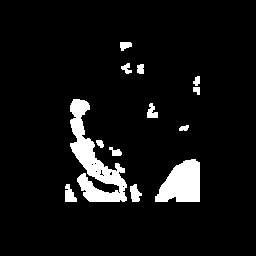
#> input picture data/dataset_v3_clean/masks_v3/train/PlantVillage_bacterial_spot_PlantVillage_087cec29-0b94-4fd0-9c29-92f50cc8155f___UF.GRC_BS_Lab Leaf 0289.png, 256 x 256 px; its folder holds only this picture in this run
$ python overlay_check.py
#> lines starting #> are read from the running program, lines starting #| are printed output that depends on the picture; after the words box and inside, x2 and y2 are one past the last pixel; in counts of white or black regions, pixels touching at a corner belong together
import os
import glob
import random
import cv2
import numpy as np
from PIL import Image, ImageDraw, ImageFont

# Paths
DATA_ROOT = "/home/logiclocus/tmp/cgpack/cropguard_v7_split"
OUTPUT_DIR = "diagnostic_overlays"
os.makedirs(OUTPUT_DIR, exist_ok=True)

# Split to check
split = "train"
img_dir = os.path.join(DATA_ROOT, "images", split)
les_dir = os.path.join(DATA_ROOT, "masks_lesion", split)
lf_dir = os.path.join(DATA_ROOT, "masks_leaf", split)

# Get random 50 images
all_imgs = glob.glob(os.path.join(img_dir, "*.jpg")) + glob.glob(os.path.join(img_dir, "*.png")) + glob.glob(os.path.join(img_dir, "*.webp"))
if len(all_imgs) == 0:
    print("No images found!")
    exit(1)

sample_imgs = random.sample(all_imgs, min(50, len(all_imgs)))

print(f"Checking {len(sample_imgs)} images from {split} split...")

correct_count = 0

for i, img_path in enumerate(sample_imgs):
    stem = os.path.splitext(os.path.basename(img_path))[0]
    les_path = os.path.join(les_dir, stem + ".png")
    lf_path = os.path.join(lf_dir, stem + ".png")

    if not os.path.exists(les_path) or not os.path.exists(lf_path):
        print(f"[{i}] Missing masks for {stem}")
        continue

    # Load
    img = cv2.imread(img_path)
#> img is the input picture: shape (256, 256, 3); 7% white; 13 white regions, largest, box (x1, y1, x2, y2) and area: (70, 99, 127, 202) 2313, (155, 159, 200, 202) 1397, (65, 184, 77, 202) 145
    if img is None:
        print(f"[{i}] Could not read image {img_path}")
        continue
    img = cv2.cvtColor(img, cv2.COLOR_BGR2RGB)
    lesion = cv2.imread(les_path, 0)
    leaf = cv2.imread(lf_path, 0)

    if lesion is None or leaf is None:
        print(f"[{i}] Could not read masks for {stem}")
        continue

    # Resize to match img if necessary
    h, w = img.shape[:2]
#> h = 256; w = 256
    lesion = cv2.resize(lesion, (w, h), interpolation=cv2.INTER_NEAREST)
    leaf = cv2.resize(leaf, (w, h), interpolation=cv2.INTER_NEAREST)

    # Binary masks
    lesion_bin = (lesion > 127).astype(np.uint8)
    leaf_bin = (leaf > 127).astype(np.uint8)

    # Logic check: Lesion must be a subset of Leaf
    # Intersection should equal lesion
    intersection = cv2.bitwise_and(lesion_bin, leaf_bin)
    is_subset = np.array_equal(intersection, lesion_bin)
#> is_subset = True

    # Compute severity
    lesion_area = np.sum(lesion_bin)
#> lesion_area = 4570
    leaf_area = np.sum(leaf_bin)
#> leaf_area = 4570
    severity = lesion_area / max(leaf_area, 1.0)
#> severity = 1

    # Visual Overlay
    # Create a colored overlay
    overlay = img.copy()
    # Red for lesion
    overlay[lesion_bin == 1] = [255, 0, 0]
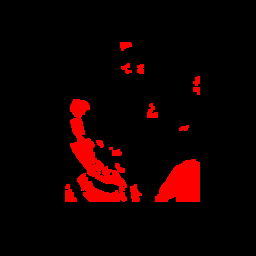
#> overlay: shape (256, 256, 3); 6.97% of pixels changed, all inside (x1, y1, x2, y2) = (65, 42, 200, 202)
    # Green for leaf (where not lesion)
    overlay[(leaf_bin == 1) & (lesion_bin == 0)] = [0, 255, 0]

    # Blend
    alpha = 0.4
    blended = cv2.addWeighted(overlay, alpha, img, 1 - alpha, 0)
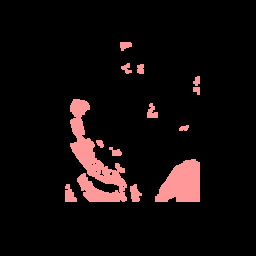
#> blended: shape (256, 256, 3); mean R, G, B 17.8, 10.7, 10.7

    # Add text
    pil_img = Image.fromarray(blended)
    draw = ImageDraw.Draw(pil_img)
    text = f"Sev: {severity:.3f} | Subset: {is_subset}"
#> text = 'Sev: 1.000 | Subset: True'
    draw.text((10, 10), text, fill=(255, 255, 255))

    # Save
    pil_img.save(os.path.join(OUTPUT_DIR, f"{stem}_overlay.png"))
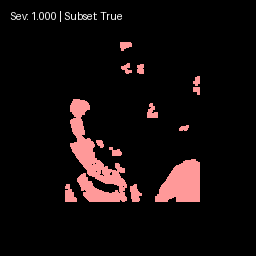
#> saved as PlantVillage_bacterial_spot_PlantVillage_087cec29-0b94-4fd0-9c29-92f50cc8155f___UF.GRC_BS_Lab Leaf 0289_overlay.png: PIL image 256x256 RGB; mean R, G, B 18.7, 11.6, 11.6

    if is_subset and leaf_area > 0:
        correct_count += 1

print(f"Done. Correct subset fraction: {correct_count/len(sample_imgs):.2%}")
print(f"Overlays saved to {OUTPUT_DIR}/")

$ run again, on data/dataset_v3_clean/masks_v3/train/PlantVillage_bacterial_spot_PlantVillage_d90c232c-8940-4931-8b77-346b7fecf992___GCREC_Bact.Sp 3729.png
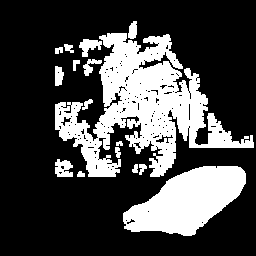
#> input picture data/dataset_v3_clean/masks_v3/train/PlantVillage_bacterial_spot_PlantVillage_d90c232c-8940-4931-8b77-346b7fecf992___GCREC_Bact.Sp 3729.png, 256 x 256 px
#> img is the input picture: shape (256, 256, 3); 27.9% white; 16 white regions, largest, box (x1, y1, x2, y2) and area: (55, 33, 254, 177) 11760, (123, 166, 246, 236) 5242, (55, 159, 73, 177) 240
#> is_subset = True
#> lesion_area = 18304
#> severity = 1
#> `blended = cv2.addWeighted(overlay, alpha, img, 1 - alpha, 0)`:
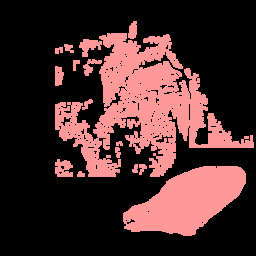
#> blended: shape (256, 256, 3); mean R, G, B 71.2, 42.7, 42.7
#> text = 'Sev: 1.000 | Subset: True'
#> `pil_img.save(os.path.join(OUTPUT_DIR, f"{stem}_overlay.png"))`:
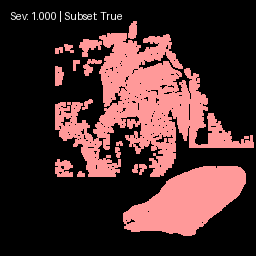
#> saved as PlantVillage_bacterial_spot_PlantVillage_d90c232c-8940-4931-8b77-346b7fecf992___GCREC_Bact.Sp 3729_overlay.png: PIL image 256x256 RGB; mean R, G, B 72.1, 43.7, 43.7

$ run again, on data/dataset_v3_clean/masks_v3/train/PlantVillage_early_blight_PlantVillage_08615b7d-eca7-487e-a9ea-07842ecf81e8___RS_Erly.B 7543.png
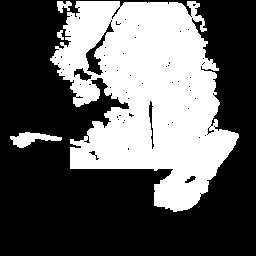
#> input picture data/dataset_v3_clean/masks_v3/train/PlantVillage_early_blight_PlantVillage_08615b7d-eca7-487e-a9ea-07842ecf81e8___RS_Erly.B 7543.png, 256 x 256 px
#> img is the input picture: shape (256, 256, 3); 37.8% white; 4 white regions, box (x1, y1, x2, y2) and area: (50, 1, 239, 212) 24236, (10, 132, 62, 148) 413, (57, 1, 72, 13) 112, (57, 30, 64, 40) 43
#> is_subset = True
#> lesion_area = 24804
#> severity = 1
#> `blended = cv2.addWeighted(overlay, alpha, img, 1 - alpha, 0)`:
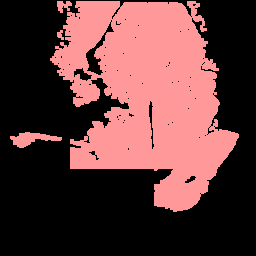
#> blended: shape (256, 256, 3); mean R, G, B 96.5, 57.9, 57.9
#> text = 'Sev: 1.000 | Subset: True'
#> `pil_img.save(os.path.join(OUTPUT_DIR, f"{stem}_overlay.png"))`:
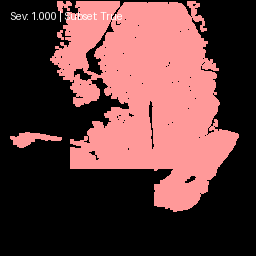
#> saved as PlantVillage_early_blight_PlantVillage_08615b7d-eca7-487e-a9ea-07842ecf81e8___RS_Erly.B 7543_overlay.png: PIL image 256x256 RGB; mean R, G, B 97, 58.6, 58.6

$ run again, on data/dataset_v3_clean/masks_v3/train/PlantVillage_early_blight_PlantVillage_518d8b79-c548-42e4-b78d-f2145eb1d6da___RS_Erly.B 7794.png
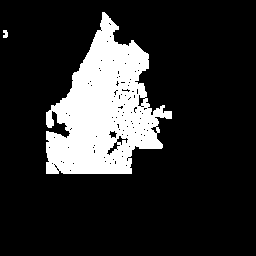
#> input picture data/dataset_v3_clean/masks_v3/train/PlantVillage_early_blight_PlantVillage_518d8b79-c548-42e4-b78d-f2145eb1d6da___RS_Erly.B 7794.png, 256 x 256 px
#> img is the input picture: shape (256, 256, 3); 17.2% white; 2 white regions, box (x1, y1, x2, y2) and area: (46, 12, 172, 174) 11248, (3, 30, 8, 38) 33
#> is_subset = True
#> lesion_area = 11281
#> severity = 1
#> `overlay[lesion_bin == 1] = [255, 0, 0]`:
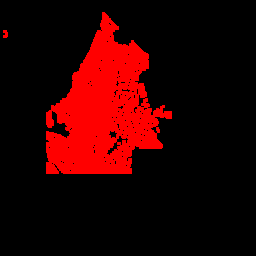
#> overlay: shape (256, 256, 3); 17.21% of pixels changed, all inside (x1, y1, x2, y2) = (3, 12, 172, 174)
#> text = 'Sev: 1.000 | Subset: True'
#> `pil_img.save(os.path.join(OUTPUT_DIR, f"{stem}_overlay.png"))`:
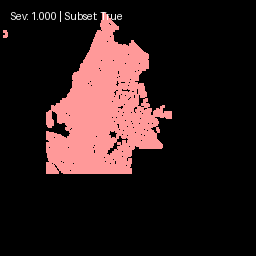
#> saved as PlantVillage_early_blight_PlantVillage_518d8b79-c548-42e4-b78d-f2145eb1d6da___RS_Erly.B 7794_overlay.png: PIL image 256x256 RGB; mean R, G, B 44.8, 27.2, 27.2

$ run again, on data/dataset_v3_clean/masks_v3/train/PlantVillage_bacterial_spot_PlantVillage_6be0f74e-cc77-417d-9464-fca77edb8079___GCREC_Bact.Sp 3819.png
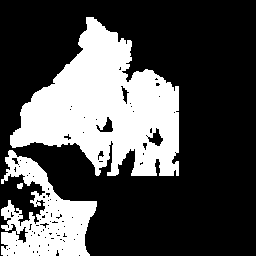
#> input picture data/dataset_v3_clean/masks_v3/train/PlantVillage_bacterial_spot_PlantVillage_6be0f74e-cc77-417d-9464-fca77edb8079___GCREC_Bact.Sp 3819.png, 256 x 256 px
#> img is the input picture: shape (256, 256, 3); 30.7% white; 3 white regions, box (x1, y1, x2, y2) and area: (10, 17, 179, 176) 14855, (1, 150, 97, 256) 5247, (17, 183, 23, 189) 30
#> is_subset = True
#> lesion_area = 20132
#> severity = 1
#> `blended = cv2.addWeighted(overlay, alpha, img, 1 - alpha, 0)`:
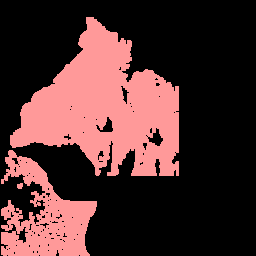
#> blended: shape (256, 256, 3); mean R, G, B 78.3, 47, 47
#> text = 'Sev: 1.000 | Subset: True'
#> `pil_img.save(os.path.join(OUTPUT_DIR, f"{stem}_overlay.png"))`:
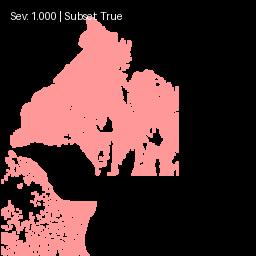
#> saved as PlantVillage_bacterial_spot_PlantVillage_6be0f74e-cc77-417d-9464-fca77edb8079___GCREC_Bact.Sp 3819_overlay.png: PIL image 256x256 RGB; mean R, G, B 79.2, 47.9, 47.9
